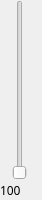
<?xml version="1.0" encoding="UTF-8"?>
<ui version="4.0">
 <class>MyVolum</class>
 <widget class="QWidget" name="MyVolum">
  <property name="geometry">
   <rect>
    <x>0</x>
    <y>0</y>
    <width>42</width>
    <height>200</height>
   </rect>
  </property>
  <property name="minimumSize">
   <size>
    <width>42</width>
    <height>20</height>
   </size>
  </property>
  <property name="maximumSize">
   <size>
    <width>42</width>
    <height>200</height>
   </size>
  </property>
  <property name="windowTitle">
   <string>Form</string>
  </property>
  <property name="styleSheet">
   <string notr="true">border:0;</string>
  </property>
  <widget class="QLabel" name="label">
   <property name="geometry">
    <rect>
     <x>0</x>
     <y>180</y>
     <width>42</width>
     <height>20</height>
    </rect>
   </property>
   <property name="minimumSize">
    <size>
     <width>42</width>
     <height>20</height>
    </size>
   </property>
   <property name="font">
    <font>
     <family>楷体</family>
     <pointsize>9</pointsize>
    </font>
   </property>
   <property name="styleSheet">
    <string notr="true">text-align:center;</string>
   </property>
   <property name="text">
    <string>100</string>
   </property>
  </widget>
  <widget class="QSlider" name="verticalSlider">
   <property name="geometry">
    <rect>
     <x>9</x>
     <y>0</y>
     <width>22</width>
     <height>180</height>
    </rect>
   </property>
   <property name="orientation">
    <enum>Qt::Vertical</enum>
   </property>
  </widget>
 </widget>
 <resources/>
 <connections/>
</ui>
